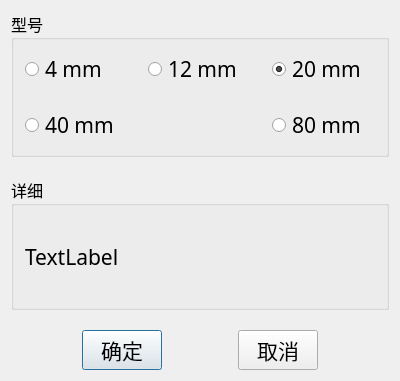
<?xml version="1.0" encoding="UTF-8"?>
<ui version="4.0">
 <class>SelectCalibrationBoardGui</class>
 <widget class="QDialog" name="SelectCalibrationBoardGui">
  <property name="geometry">
   <rect>
    <x>0</x>
    <y>0</y>
    <width>400</width>
    <height>381</height>
   </rect>
  </property>
  <property name="font">
   <font>
    <family>新宋体</family>
    <pointsize>16</pointsize>
   </font>
  </property>
  <property name="windowTitle">
   <string>选择标定板</string>
  </property>
  <layout class="QVBoxLayout" name="verticalLayout_3">
   <item>
    <layout class="QVBoxLayout" name="verticalLayout_2" stretch="1,3,1">
     <property name="spacing">
      <number>20</number>
     </property>
     <item>
      <widget class="QGroupBox" name="groupBox_type">
       <property name="font">
        <font>
         <pointsize>12</pointsize>
        </font>
       </property>
       <property name="title">
        <string>型号</string>
       </property>
       <layout class="QHBoxLayout" name="horizontalLayout">
        <item>
         <layout class="QGridLayout" name="gridLayout">
          <property name="spacing">
           <number>20</number>
          </property>
          <item row="2" column="2">
           <widget class="QRadioButton" name="radioButton_board_80">
            <property name="font">
             <font>
              <pointsize>16</pointsize>
             </font>
            </property>
            <property name="text">
             <string>80 mm</string>
            </property>
           </widget>
          </item>
          <item row="0" column="2">
           <widget class="QRadioButton" name="radioButton_board_20">
            <property name="font">
             <font>
              <pointsize>16</pointsize>
             </font>
            </property>
            <property name="text">
             <string>20 mm</string>
            </property>
            <property name="checked">
             <bool>true</bool>
            </property>
           </widget>
          </item>
          <item row="0" column="1">
           <widget class="QRadioButton" name="radioButton_board_12">
            <property name="font">
             <font>
              <pointsize>16</pointsize>
             </font>
            </property>
            <property name="text">
             <string>12 mm</string>
            </property>
           </widget>
          </item>
          <item row="0" column="0">
           <widget class="QRadioButton" name="radioButton_board_4">
            <property name="font">
             <font>
              <pointsize>16</pointsize>
             </font>
            </property>
            <property name="text">
             <string>4 mm</string>
            </property>
           </widget>
          </item>
          <item row="2" column="0">
           <widget class="QRadioButton" name="radioButton_board_40">
            <property name="font">
             <font>
              <pointsize>16</pointsize>
             </font>
            </property>
            <property name="text">
             <string>40 mm</string>
            </property>
           </widget>
          </item>
         </layout>
        </item>
       </layout>
      </widget>
     </item>
     <item>
      <widget class="QGroupBox" name="groupBox_message">
       <property name="font">
        <font>
         <pointsize>12</pointsize>
        </font>
       </property>
       <property name="title">
        <string>详细</string>
       </property>
       <layout class="QVBoxLayout" name="verticalLayout">
        <item>
         <widget class="QLabel" name="label_board_message">
          <property name="font">
           <font>
            <pointsize>16</pointsize>
           </font>
          </property>
          <property name="text">
           <string>TextLabel</string>
          </property>
         </widget>
        </item>
       </layout>
      </widget>
     </item>
     <item>
      <layout class="QHBoxLayout" name="horizontalLayout_2">
       <item>
        <spacer name="horizontalSpacer_3">
         <property name="orientation">
          <enum>Qt::Horizontal</enum>
         </property>
         <property name="sizeHint" stdset="0">
          <size>
           <width>40</width>
           <height>20</height>
          </size>
         </property>
        </spacer>
       </item>
       <item>
        <widget class="QPushButton" name="pushButton_ok">
         <property name="text">
          <string>确定</string>
         </property>
        </widget>
       </item>
       <item>
        <spacer name="horizontalSpacer_2">
         <property name="orientation">
          <enum>Qt::Horizontal</enum>
         </property>
         <property name="sizeHint" stdset="0">
          <size>
           <width>40</width>
           <height>20</height>
          </size>
         </property>
        </spacer>
       </item>
       <item>
        <widget class="QPushButton" name="pushButton_cancel">
         <property name="text">
          <string>取消</string>
         </property>
        </widget>
       </item>
       <item>
        <spacer name="horizontalSpacer_4">
         <property name="orientation">
          <enum>Qt::Horizontal</enum>
         </property>
         <property name="sizeHint" stdset="0">
          <size>
           <width>40</width>
           <height>20</height>
          </size>
         </property>
        </spacer>
       </item>
      </layout>
     </item>
    </layout>
   </item>
  </layout>
 </widget>
 <layoutdefault spacing="6" margin="11"/>
 <resources/>
 <connections/>
</ui>
